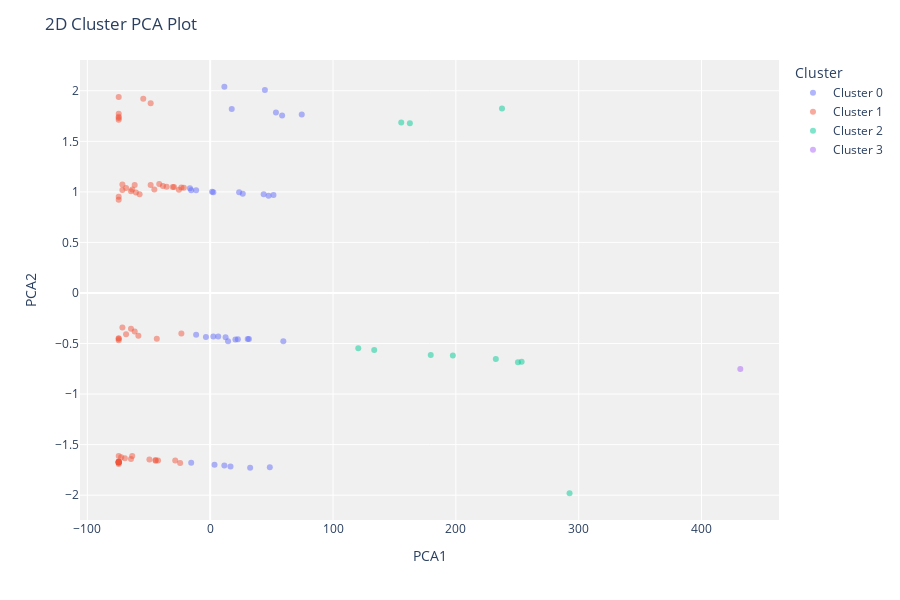

The notebook cell saved with this chart:
### Markdown cell above
## Plot a Model

### Code cell
plot_model(kmeans)

### Figure 1 — Plotly figure (JSON) as saved in the notebook; plotly's stock layout.template omitted (floating-point values rounded to 4 significant figures)
{"data": [{"customdata": [["Nitin Varma"], ["Akshat Agarwal"], ["Sagar Mehta"], ["BIBHU KALYAN DAS"], ["Goda Ramkumar"], ["Phani Kumar"], ["Anuj Sharma"], ["Ruchir Jain"], ["Pranav Chaturvedi"], ["Sunil Dixit"], ["Sachin ( ) Arora"], ["Shashank Sharma"], ["Piyush Raj"], ["Jasmeet S Bhatia"], ["Karan Matta"], ["sanjay gupta"], ["Sheran Ansari"], ["Abhishek Singh"], ["Sandeep Sharma"], ["Krunal Gandhi"], ["Jawaad Turey"], ["Vijendra Katiyar"], ["Divesh Aggarwal"], ["Vinayak Kurale"], ["Prosenjit Biswas"], ["Sameer Mahapatra"], ["Satyam Anand"], ["Jay Sampat"], ["Vatsal Gupta"], ["Tanu Kapoor"], ["Deepak Singh"], ["Suman Dey"], ["Jay Kumar"]], "hovertemplate": "Cluster=Cluster 0<br>PCA1=%{x}<br>PCA2=%{y}<br>Feature=%{customdata[0]}<extra></extra>", "legendgroup": "Cluster 0", "marker": {"color": "#636efa", "opacity": 0.5, "symbol": "circle"}, "mode": "markers", "name": "Cluster 0", "orientation": "v", "showlegend": true, "textposition": "top center", "type": "scatter", "x": [-3.446, 11.55, -15.45, 23.55, 26.55, 43.55, 74.55, -11.45, 53.55, 14.55, 59.55, 51.55, 1.549, 32.55, 11.55, 6.553, 17.55, 12.55, 58.55, 31.55, 3.548, 2.554, -11.45, 22.55, 47.55, 20.55, 16.55, 44.55, -16.45, 30.55, -15.45, 2.549, 48.55], "xaxis": "x", "y": [-0.4364, 2.04, -1.68, 0.9963, 0.9825, 0.9768, 1.765, 1.016, 1.786, -0.4763, -0.4763, 0.9689, 1.0, -1.729, -1.706, -0.4312, 1.821, -0.437, 1.756, -0.4556, -1.698, -0.4317, -0.4136, -0.458, 0.9617, -0.4597, -1.718, 2.009, 1.035, -0.4547, 1.017, 0.9953, -1.723], "yaxis": "y"}, {"customdata": [["Sandeep Singh"], ["Shikhar Gupta"], ["Vikram Singh"], ["Abhishek Desai"], ["Utkarsh K "], ["Mahak Jain"], ["NIRAJ SINGH"], ["Abisheak Bhat"], ["Harshal Khona"], ["Dinesh Rajpal Singh"], ["Aditi Awasthi"], ["Ashish Sharma"], ["Kailash Chand"], ["Kumar Sahil"], ["Abhishek Jangid"], ["Shivam Mishra"], ["Surendharan P"], ["JP Mishra"], ["Sourabh Sahu"], ["Shikha Chauhan"], ["Akalya Muthanandam"], ["Nasib Singh"], ["Rishabh Saxena"], ["Shubhra Sharma"], ["Suneil R"], ["Shabnan Hussain"], ["Manish Tiwary"], ["Achintya Saraswat"], ["Mohd Rashed khan"], ["Suhas Repally"], ["Jatin "], ["Mukesh kumar"], ["Abhishek Bhardwaj"], ["Akshaya Mohan"], ["Pritam Sharma"], ["Ritu Singh"], ["Sohan Kumar"], ["Mansha "], ["B Gupta"], ["Ratnesh Jain"], ["Archit Raj"], ["Shiv Kant Sharma"], ["Neha Deshmukh"], ["Ashutosh Srivastava"], ["Prathiba S"], ["Harsh Sharma"], ["Rajat Chandiwala"], ["Salil Trehan"], ["Prasoon "], ["Ashutosh Gupta"], ["Keerthika Kanagaraj"], ["Marthesh Nagendra"], ["Sandhya Singh"], ["Abishek Balaji"], ["Suryanarayanan S"], ["Harsh Nisar"], ["Monika Kalra"]], "hovertemplate": "Cluster=Cluster 1<br>PCA1=%{x}<br>PCA2=%{y}<br>Feature=%{customdata[0]}<extra></extra>", "legendgroup": "Cluster 1", "marker": {"color": "#EF553B", "opacity": 0.5, "symbol": "circle"}, "mode": "markers", "name": "Cluster 1", "orientation": "v", "showlegend": true, "textposition": "top center", "type": "scatter", "x": [-74.45, -69.45, -25.45, -74.46, -74.46, -42.45, -48.45, -74.45, -44.45, -29.45, -44.45, -71.45, -74.46, -28.45, -23.45, -74.46, -24.45, -74.45, -64.45, -74.46, -74.46, -54.45, -71.45, -74.46, -74.45, -63.45, -74.45, -74.46, -74.46, -68.45, -61.45, -74.45, -64.45, -48.45, -61.45, -74.46, -74.46, -72.45, -64.45, -74.46, -30.45, -63.45, -60.45, -71.45, -21.45, -35.45, -68.45, -38.45, -74.46, -23.45, -74.46, -43.45, -41.45, -49.45, -57.45, -45.45, -58.45], "xaxis": "x", "y": [1.731, -1.634, 1.02, 0.9507, -1.611, -1.657, 1.876, 1.939, -1.658, 1.048, -1.651, -0.3413, -1.678, -1.657, 1.042, 0.9225, -1.681, -0.4676, 1.007, -1.692, -1.673, 1.921, 1.019, -1.677, -0.4482, -1.612, -0.4532, -1.673, 1.714, -0.408, 1.068, 1.744, -1.642, 1.067, -0.38, -1.67, -1.67, -1.624, -0.3551, 1.772, 1.049, 1.023, 0.995, 1.072, 1.04, 1.05, 1.038, 1.057, -1.672, -0.4018, -1.669, -0.4534, 1.078, -1.646, 0.9767, 1.024, -0.4242], "yaxis": "y"}, {"customdata": [["Dipanjan Ghosh"], ["Prashant Singh"], ["Europe India Partnerships"], ["Anuj Saluja"], ["Abhinav Singh"], ["Tariq Sait"], ["Sudip Das"], ["Vasu Raghavachari"], ["Rajeev Nagar"], ["Rajeev Saxena"], ["Suresh Karthikeyan"]], "hovertemplate": "Cluster=Cluster 2<br>PCA1=%{x}<br>PCA2=%{y}<br>Feature=%{customdata[0]}<extra></extra>", "legendgroup": "Cluster 2", "marker": {"color": "#00cc96", "opacity": 0.5, "symbol": "circle"}, "mode": "markers", "name": "Cluster 2", "orientation": "v", "showlegend": true, "textposition": "top center", "type": "scatter", "x": [179.6, 133.6, 237.6, 120.6, 292.5, 155.6, 197.6, 162.6, 253.6, 250.6, 232.6], "xaxis": "x", "y": [-0.6143, -0.5647, 1.826, -0.5469, -1.981, 1.686, -0.6181, 1.68, -0.6799, -0.6861, -0.653], "yaxis": "y"}, {"customdata": [["Marshal Correia"]], "hovertemplate": "Cluster=Cluster 3<br>PCA1=%{x}<br>PCA2=%{y}<br>Feature=%{customdata[0]}<extra></extra>", "legendgroup": "Cluster 3", "marker": {"color": "#ab63fa", "opacity": 0.5, "symbol": "circle"}, "mode": "markers", "name": "Cluster 3", "orientation": "v", "showlegend": true, "textposition": "top center", "type": "scatter", "x": [431.6], "xaxis": "x", "y": [-0.752], "yaxis": "y"}], "layout": {"height": 600, "legend": {"title": {"text": "Cluster"}, "tracegroupgap": 0}, "margin": {"t": 60}, "plot_bgcolor": "rgb(240,240,240)", "title": {"text": "2D Cluster PCA Plot"}, "xaxis": {"anchor": "y", "domain": [0, 1], "title": {"text": "PCA1"}}, "yaxis": {"anchor": "x", "domain": [0, 1], "title": {"text": "PCA2"}}}}
